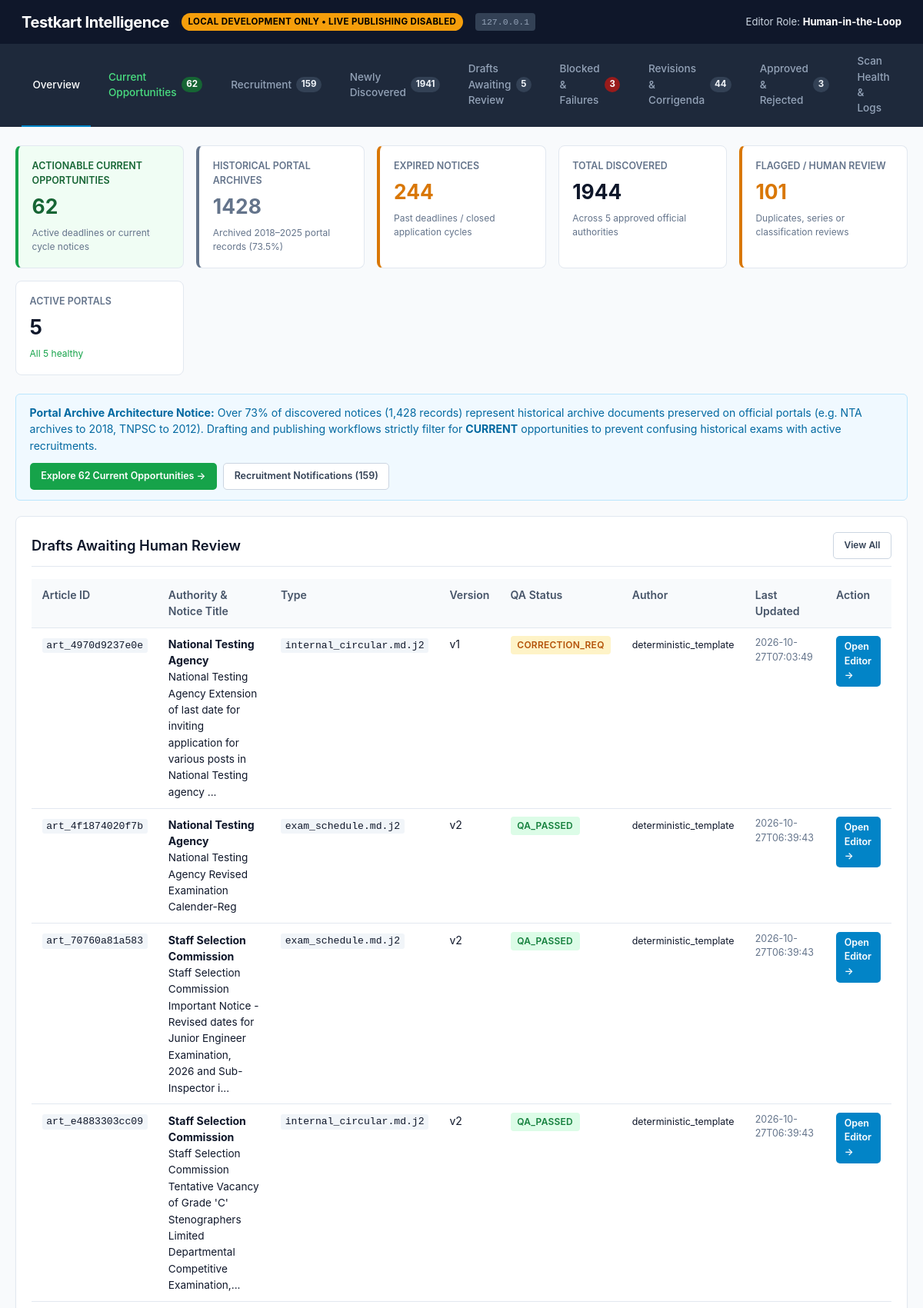
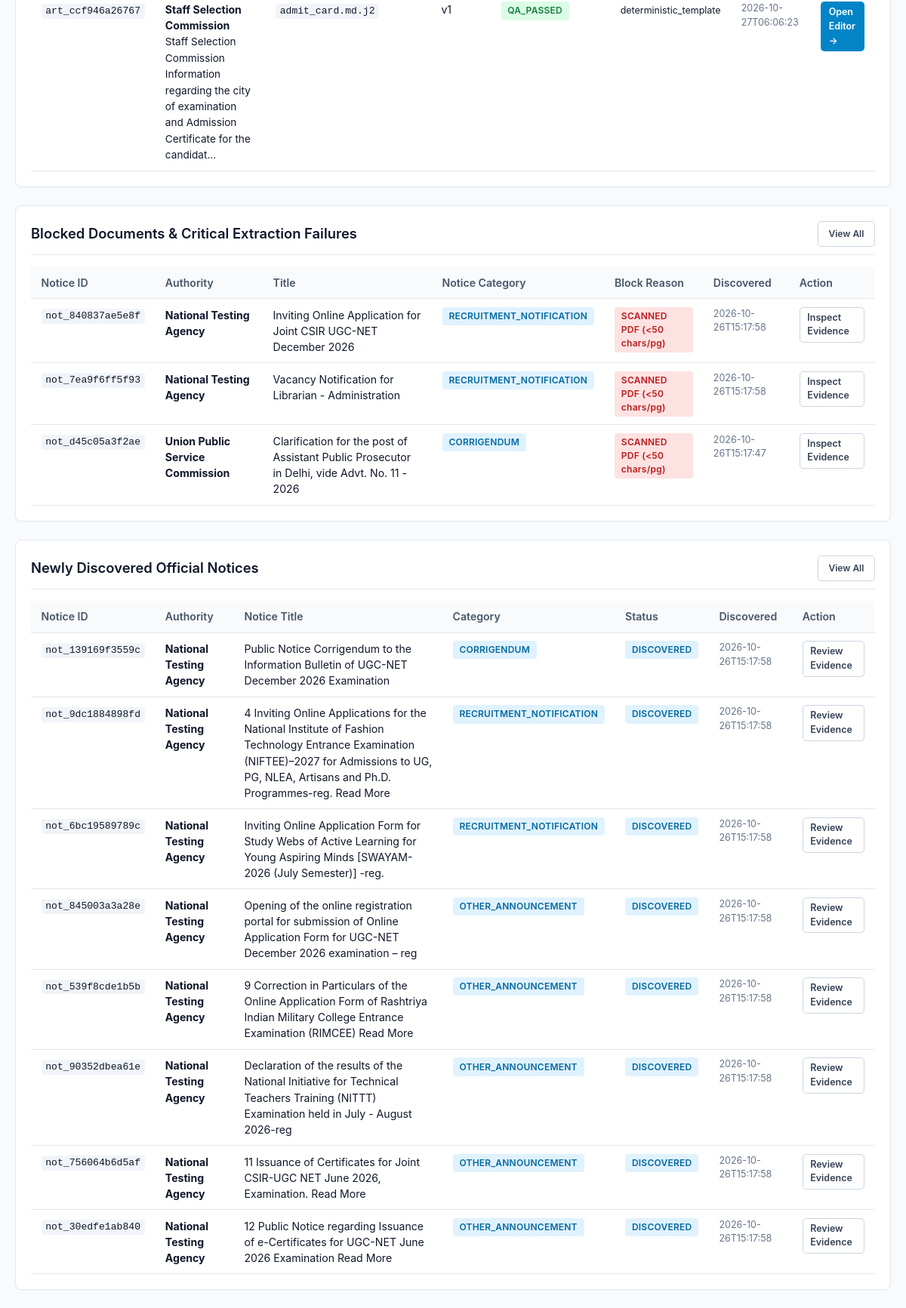
The page / on the database its author committed (2 pictures, top to bottom).
### tables this page shows
CREATE TABLE article_versions (
    id TEXT PRIMARY KEY,
    article_id TEXT NOT NULL REFERENCES blog_articles(id) ON DELETE CASCADE,
    version_number INTEGER NOT NULL,
    content_markdown TEXT NOT NULL,
    content_hash TEXT NOT NULL,
    title TEXT NOT NULL,
    meta_description TEXT,
    keywords TEXT,
    generated_by TEXT NOT NULL DEFAULT 'agent_writer',
    created_at TEXT NOT NULL,
    UNIQUE(article_id, version_number)
);

CREATE TABLE blog_articles (
    id TEXT PRIMARY KEY,
    canonical_notice_id TEXT NOT NULL REFERENCES canonical_notices(id) ON DELETE CASCADE,
    template_type TEXT NOT NULL,
    current_version_id TEXT,
    status TEXT NOT NULL DEFAULT 'DRAFT', -- 'DRAFT' | 'QA_PASSED' | 'QA_FAILED' | 'PENDING_APPROVAL' | 'APPROVED' | 'REJECTED'
    title TEXT NOT NULL,
    slug TEXT NOT NULL UNIQUE,
    created_at TEXT NOT NULL,
    updated_at TEXT NOT NULL
);

CREATE TABLE canonical_notices (
    id TEXT PRIMARY KEY,
    source_id TEXT NOT NULL REFERENCES official_sources(id),
    authority_name TEXT NOT NULL,
    notice_number TEXT,
    title TEXT NOT NULL,
    normalized_url TEXT NOT NULL,
    category TEXT NOT NULL,
    state TEXT NOT NULL,
    classification TEXT NOT NULL DEFAULT 'OTHER_ANNOUNCEMENT',
    status TEXT NOT NULL DEFAULT 'DISCOVERED',
    first_discovered_at TEXT NOT NULL,
    last_updated_at TEXT NOT NULL, published_date TEXT, application_start_date TEXT, application_end_date TEXT, recency_status TEXT NOT NULL DEFAULT 'UNKNOWN', triage_flag TEXT NOT NULL DEFAULT 'NONE', triage_notes TEXT,
    UNIQUE(source_id, normalized_url)
);

### testkart_intelligence/api/app.py (the view)
@app.get("/", response_class=HTMLResponse)
def editorial_dashboard(request: Request):
    validate_editorial_request(request)
    service = EditorialService()
    metrics = service.get_dashboard_metrics()
    awaiting_articles = service.list_articles_by_view(view="awaiting", limit=8)
    blocked_notices = service.list_notices_by_view(view="blocked", limit=8)
    new_notices = service.list_notices_by_view(view="new", limit=8)
    template = jinja_editorial_env.get_template("editorial_dashboard.html")
    rendered = template.render(
        active_tab="dashboard",
        metrics=metrics,
        awaiting_articles=awaiting_articles,
        blocked_notices=blocked_notices,
        new_notices=new_notices,
    )
    return HTMLResponse(content=rendered)

### testkart_intelligence/editorial/templates/editorial_dashboard.html (shortened to what this page needs)
{% extends "editorial_base.html" %}
{% block content %}
<div class="stats-grid">
  <div class="stat-card" style="border-left: 4px solid var(--success); background: #f0fdf4;">
    <div class="stat-label" style="color: #166534;">Actionable Current Opportunities</div>
    <div class="stat-value" style="color: #166534;">{{ metrics.current_opportunities }}</div>
    <div class="stat-sub">Active deadlines or current cycle notices</div>
  </div>
  <div class="stat-card" style="border-left: 4px solid #64748b;">
    <div class="stat-label">Historical Portal Archives</div>
    <div class="stat-value" style="color: #64748b;">{{ metrics.historical_notices }}</div>
    <div class="stat-sub">Archived 2018–2025 portal records (73.5%)</div>
  </div>
  <div class="stat-card" style="border-left: 4px solid var(--warning);">
    <div class="stat-label">Expired Notices</div>
    <div class="stat-value" style="color: var(--warning);">{{ metrics.expired_notices }}</div>
    <div class="stat-sub">Past deadlines / closed application cycles</div>
  </div>
  <div class="stat-card">
    <div class="stat-label">Total Discovered</div>
    <div class="stat-value">{{ metrics.total_notices }}</div>
    <div class="stat-sub">Across 5 approved official authorities</div>
  </div>
  <div class="stat-card" style="border-left: 4px solid #d97706;">
    <div class="stat-label">Flagged / Human Review</div>
    <div class="stat-value" style="color: #d97706;">{{ metrics.flagged_notices }}</div>
    <div class="stat-sub">Duplicates, series or classification reviews</div>
  </div>
  <div class="stat-card">
    <div class="stat-label">Active Portals</div>
    <div class="stat-value">{{ metrics.sources_active }}</div>
    <div class="stat-sub">{% if metrics.sources_failed > 0 %}<span style="color: var(--danger);">{{ metrics.sources_failed }} portal failures</span>{% else %}<span style="color: var(--success);">All 5 healthy</span>{% endif %}</div>
  </div>
</div>
<div class="alert alert-info" style="display: flex; justify-content: space-between; align-items: center; flex-wrap: wrap; gap: 0.75rem;">
  <div>
    <b>Portal Archive Architecture Notice:</b>
    Over 73% of discovered notices (1,428 records) represent historical archive documents preserved on official portals (e.g. NTA archives to 2018, TNPSC to 2012).
    Drafting and publishing workflows strictly filter for <b>CURRENT</b> opportunities to prevent confusing historical exams with active recruitments.
  </div>
  <div style="display: flex; gap: 0.5rem;">
    <a href="/editorial/notices?view=current" class="btn btn-success" style="font-size: 0.78rem;">Explore {{ metrics.current_opportunities }} Current Opportunities &rarr;</a>
    <a href="/editorial/notices?view=recruitment" class="btn btn-outline" style="font-size: 0.78rem;">Recruitment Notifications ({{ metrics.recruitment_notices }})</a>
  </div>
</div>
<div class="card">
  <h2>
    <span>Drafts Awaiting Human Review</span>
    <a href="/editorial/articles?view=awaiting" class="btn btn-outline" style="font-size: 0.75rem;">View All</a>
  </h2>
  {% if awaiting_articles %}
  <table>
    <thead>
      <tr>
        <th>Article ID</th>
        <th>Authority &amp; Notice Title</th>
        <th>Type</th>
        <th>Version</th>
        <th>QA Status</th>
        <th>Author</th>
        <th>Last Updated</th>
        <th>Action</th>
      </tr>
    </thead>
    <tbody>
      {% for a in awaiting_articles %}
      <tr>
        <td><code>{{ a.id }}</code></td>
        <td>
          <b>{{ a.authority_name }}</b><br>
          <span style="font-size: 0.85rem; color: var(--text);">{{ a.title }}</span>
        </td>
        <td><code>{{ a.template_type }}</code></td>
        <td>v{{ a.version_number or 1 }}</td>
        <td>
          {% if a.status == 'QA_PASSED' %}
            <span class="status-pill status-pass">QA_PASSED</span>
          {% elif a.status == 'QA_FAILED' %}
            <span class="status-pill status-danger">QA_FAILED</span>
          {% elif a.status == 'CORRECTION_REQUESTED' %}
            <span class="status-pill status-warning">CORRECTION_REQ</span>
          {% else %}
            <span class="status-pill status-warning">{{ a.status }}</span>
          {% endif %}
        </td>
        <td><span style="font-size: 0.78rem;">{{ a.generated_by or 'agent_writer' }}</span></td>
        <td style="font-size: 0.78rem; color: var(--text-muted);">{{ a.updated_at[:19] }}</td>
        <td>
          <a href="/editorial/articles/{{ a.id }}" class="btn btn-primary" style="padding: 0.25rem 0.6rem; font-size: 0.78rem;">Open Editor &rarr;</a>
        </td>
      </tr>
      {% endfor %}
    </tbody>
  </table>
  {% else %}
  <p style="color: var(--text-muted); font-size: 0.88rem; margin: 0.5rem 0;">No article drafts currently awaiting review.</p>
  {% endif %}
</div>
<div class="card">
  <h2>
    <span>Blocked Documents &amp; Critical Extraction Failures</span>
    <a href="/editorial/notices?view=blocked" class="btn btn-outline" style="font-size: 0.75rem;">View All</a>
  </h2>
  {% if blocked_notices %}
  <table>
    <thead>
      <tr>
        <th>Notice ID</th>
        <th>Authority</th>
        <th>Title</th>
        <th>Notice Category</th>
        <th>Block Reason</th>
        <th>Discovered</th>
        <th>Action</th>
      </tr>
    </thead>
    <tbody>
      {% for n in blocked_notices %}
      <tr>
        <td><code>{{ n.id }}</code></td>
        <td><b>{{ n.authority_name }}</b></td>
        <td>{{ n.title }}</td>
        <td><span class="status-pill status-info">{{ n.classification }}</span></td>
        <td>
          {% if n.status == 'SCANNED_OCR_BLOCKED_FLAGGED_FOR_HUMAN_REVIEW' %}
            <span class="status-pill status-danger">SCANNED PDF (&lt;50 chars/pg)</span>
          {% elif n.status == 'NON_UNICODE_ENCODING_FLAGGED_FOR_HUMAN_REVIEW' %}
            <span class="status-pill status-danger">NON-UNICODE FONT</span>
          {% elif n.status == 'HUMAN_REVIEW_REQUIRED' %}
            <span class="status-pill status-warning">UNCERTAIN CLASSIFICATION</span>
          {% else %}
            <span class="status-pill status-danger">{{ n.status }}</span>
          {% endif %}
        </td>
        <td style="font-size: 0.78rem; color: var(--text-muted);">{{ n.first_discovered_at[:19] }}</td>
        <td>
          <a href="/editorial/notices/{{ n.id }}" class="btn btn-outline" style="padding: 0.25rem 0.6rem; font-size: 0.78rem;">Inspect Evidence</a>
        </td>
      </tr>
      {% endfor %}
    </tbody>
  </table>
  {% else %}
  <p style="color: var(--text-muted); font-size: 0.88rem; margin: 0.5rem 0;">No unreadable or blocked documents at this time.</p>
  {% endif %}
</div>
<div class="card">
  <h2>
    <span>Newly Discovered Official Notices</span>
    <a href="/editorial/notices?view=new" class="btn btn-outline" style="font-size: 0.75rem;">View All</a>
  </h2>
  {% if new_notices %}
  <table>
    <thead>
      <tr>
        <th>Notice ID</th>
        <th>Authority</th>
        <th>Notice Title</th>
        <th>Category</th>
        <th>Status</th>
        <th>Discovered</th>
        <th>Action</th>
      </tr>
    </thead>
    <tbody>
      {% for n in new_notices %}
      <tr>
        <td><code>{{ n.id }}</code></td>
        <td><b>{{ n.authority_name }}</b></td>
        <td>{{ n.title }}</td>
        <td><span class="status-pill status-info">{{ n.classification }}</span></td>
        <td><span class="status-pill status-info">{{ n.status }}</span></td>
        <td style="font-size: 0.78rem; color: var(--text-muted);">{{ n.first_discovered_at[:19] }}</td>
        <td>
          <a href="/editorial/notices/{{ n.id }}" class="btn btn-outline" style="padding: 0.25rem 0.6rem; font-size: 0.78rem;">Review Evidence</a>
        </td>
      </tr>
      {% endfor %}
    </tbody>
  </table>
  {% else %}
  <p style="color: var(--text-muted); font-size: 0.88rem; margin: 0.5rem 0;">No new notices discovered in recent scans.</p>
  {% endif %}
</div>
{% endblock %}

### testkart_intelligence/editorial/templates/editorial_base.html (shortened to what this page needs)
<!DOCTYPE html>
<html lang="en">
<head>
</head>
<body>
  <header>
    <div class="brand-group">
      <h1 class="brand-title">Testkart Intelligence</h1>
      <span class="badge-dev">LOCAL DEVELOPMENT ONLY &bull; LIVE PUBLISHING DISABLED</span>
      <span class="badge-ip">127.0.0.1</span>
    </div>
    <div style="font-size: 0.82rem; color: #cbd5e1;">
      Editor Role: <b style="color: #fff;">Human-in-the-Loop</b>
    </div>
  </header>
  <nav class="subnav">
    <a href="/" class="{% if active_tab == 'dashboard' %}active{% endif %}">
      Overview
    </a>
    <a href="/editorial/notices?view=current" class="{% if active_tab == 'notices_current' %}active{% endif %}" style="color: #4ade80;">
      Current Opportunities <span class="pill-count" style="background: #166534; color: #fff;">{{ metrics.current_opportunities if metrics else '' }}</span>
    </a>
    <a href="/editorial/notices?view=recruitment" class="{% if active_tab == 'notices_recruitment' %}active{% endif %}">
      Recruitment <span class="pill-count">{{ metrics.recruitment_notices if metrics else '' }}</span>
    </a>
    <a href="/editorial/notices?view=new" class="{% if active_tab == 'notices_new' %}active{% endif %}">
      Newly Discovered <span class="pill-count">{{ metrics.new_notices if metrics else '' }}</span>
    </a>
    <a href="/editorial/articles?view=awaiting" class="{% if active_tab == 'articles_awaiting' %}active{% endif %}">
      Drafts Awaiting Review <span class="pill-count">{{ metrics.awaiting_review if metrics else '' }}</span>
    </a>
    <a href="/editorial/notices?view=blocked" class="{% if active_tab == 'notices_blocked' %}active{% endif %}">
      Blocked &amp; Failures <span class="pill-count" style="background: #991b1b; color: #fff;">{{ metrics.blocked_total if metrics else '' }}</span>
    </a>
    <a href="/editorial/notices?view=revisions" class="{% if active_tab == 'notices_revisions' %}active{% endif %}">
      Revisions &amp; Corrigenda <span class="pill-count">{{ metrics.revisions if metrics else '' }}</span>
    </a>
    <a href="/editorial/articles?view=decided" class="{% if active_tab == 'articles_decided' %}active{% endif %}">
      Approved &amp; Rejected <span class="pill-count">{{ (metrics.approved + metrics.rejected) if metrics else '' }}</span>
    </a>
    <a href="/editorial/scans" class="{% if active_tab == 'scans' %}active{% endif %}">
      Scan Health &amp; Logs
    </a>
  </nav>
  <div class="container">
    {% block content %}{% endblock %}
  </div>
</body>
</html>

### rows shown on the page
article_versions: id "art_4970d9237e0e", authority_name "National Testing Agency", title "National Testing Agency Extension of last date for inviting application for various posts in National Testing agency ...", template_type "internal_circular.md.j2", version_number "1", shows "CORRECTION_REQ", generated_by "deterministic_template", updated_at "2026-10-27T07:03:49"
article_versions: id "art_4f1874020f7b", authority_name "National Testing Agency", title "National Testing Agency Revised Examination Calender-Reg", template_type "exam_schedule.md.j2", version_number "2", shows "QA_PASSED", generated_by "deterministic_template", updated_at "2026-10-27T06:39:43"
article_versions: id "art_70760a81a583", authority_name "Staff Selection Commission", title "Staff Selection Commission Important Notice - Revised dates for Junior Engineer Examination, 2026 and Sub-Inspector i...", template_type "exam_schedule.md.j2", version_number "2", shows "QA_PASSED", generated_by "deterministic_template", updated_at "2026-10-27T06:39:43"
article_versions: id "art_e4883303cc09", authority_name "Staff Selection Commission", title "Staff Selection Commission Tentative Vacancy of Grade 'C' Stenographers Limited Departmental Competitive Examination,...", template_type "internal_circular.md.j2", version_number "2", shows "QA_PASSED", generated_by "deterministic_template", updated_at "2026-10-27T06:39:43"
article_versions: id "art_ccf946a26767", authority_name "Staff Selection Commission", title "Staff Selection Commission Information regarding the city of examination and Admission Certificate for the candidat...", template_type "admit_card.md.j2", version_number "1", shows "QA_PASSED", generated_by "deterministic_template", updated_at "2026-10-27T06:06:23"
canonical_notices: id "not_840837ae5e8f", authority_name "National Testing Agency", title "Inviting Online Application for Joint CSIR UGC-NET December 2026", classification "RECRUITMENT_NOTIFICATION", shows "SCANNED PDF (<50 chars/pg)", first_discovered_at "2026-10-26T15:17:58"
canonical_notices: id "not_7ea9f6ff5f93", authority_name "National Testing Agency", title "Vacancy Notification for Librarian - Administration", classification "RECRUITMENT_NOTIFICATION", shows "SCANNED PDF (<50 chars/pg)", first_discovered_at "2026-10-26T15:17:58"
canonical_notices: id "not_d45c05a3f2ae", authority_name "Union Public Service Commission", title "Clarification for the post of Assistant Public Prosecutor in Delhi, vide Advt. No. 11 - 2026", classification "CORRIGENDUM", shows "SCANNED PDF (<50 chars/pg)", first_discovered_at "2026-10-26T15:17:47"
canonical_notices: id "not_139169f3559c", authority_name "National Testing Agency", title "Public Notice Corrigendum to the Information Bulletin of UGC-NET December 2026 Examination", classification "CORRIGENDUM", status "DISCOVERED", first_discovered_at "2026-10-26T15:17:58"
canonical_notices: id "not_9dc1884898fd", authority_name "National Testing Agency", title "4 Inviting Online Applications for the National Institute of Fashion Technology Entrance Examination (NIFTEE)–2027 for Admissions to UG, PG, NLEA, Artisans and Ph.D. Programmes-reg. Read More", classification "RECRUITMENT_NOTIFICATION", status "DISCOVERED", first_discovered_at "2026-10-26T15:17:58"
canonical_notices: id "not_6bc19589789c", authority_name "National Testing Agency", title "Inviting Online Application Form for Study Webs of Active Learning for Young Aspiring Minds [SWAYAM-2026 (July Semester)] -reg.", classification "RECRUITMENT_NOTIFICATION", status "DISCOVERED", first_discovered_at "2026-10-26T15:17:58"
canonical_notices: id "not_845003a3a28e", authority_name "National Testing Agency", title "Opening of the online registration portal for submission of Online Application Form for UGC-NET December 2026 examination – reg", classification "OTHER_ANNOUNCEMENT", status "DISCOVERED", first_discovered_at "2026-10-26T15:17:58"
canonical_notices: id "not_539f8cde1b5b", authority_name "National Testing Agency", title "9 Correction in Particulars of the Online Application Form of Rashtriya Indian Military College Entrance Examination (RIMCEE) Read More", classification "OTHER_ANNOUNCEMENT", status "DISCOVERED", first_discovered_at "2026-10-26T15:17:58"
canonical_notices: id "not_90352dbea61e", authority_name "National Testing Agency", title "Declaration of the results of the National Initiative for Technical Teachers Training (NITTT) Examination held in July - August 2026-reg", classification "OTHER_ANNOUNCEMENT", status "DISCOVERED", first_discovered_at "2026-10-26T15:17:58"
canonical_notices: id "not_756064b6d5af", authority_name "National Testing Agency", title "11 Issuance of Certificates for Joint CSIR-UGC NET June 2026, Examination. Read More", classification "OTHER_ANNOUNCEMENT", status "DISCOVERED", first_discovered_at "2026-10-26T15:17:58"
canonical_notices: id "not_30edfe1ab840", authority_name "National Testing Agency", title "12 Public Notice regarding Issuance of e-Certificates for UGC-NET June 2026 Examination Read More", classification "OTHER_ANNOUNCEMENT", status "DISCOVERED", first_discovered_at "2026-10-26T15:17:58"

### other values the page prints
{{ metrics.current_opportunities if metrics else '' }} "62"
{{ metrics.recruitment_notices if metrics else '' }} "159"
{{ metrics.new_notices if metrics else '' }} "1941"
{{ metrics.awaiting_review if metrics else '' }} "5"
{{ metrics.blocked_total if metrics else '' }} "3"
{{ metrics.revisions if metrics else '' }} "44"
{{ (metrics.approved + metrics.rejected) if metrics else '' }} "3"
{{ metrics.current_opportunities }} "62"
{{ metrics.historical_notices }} "1428"
{{ metrics.expired_notices }} "244"
{{ metrics.total_notices }} "1944"
{{ metrics.flagged_notices }} "101"
{{ metrics.sources_active }} "5"
{{ metrics.recruitment_notices }} "159"
